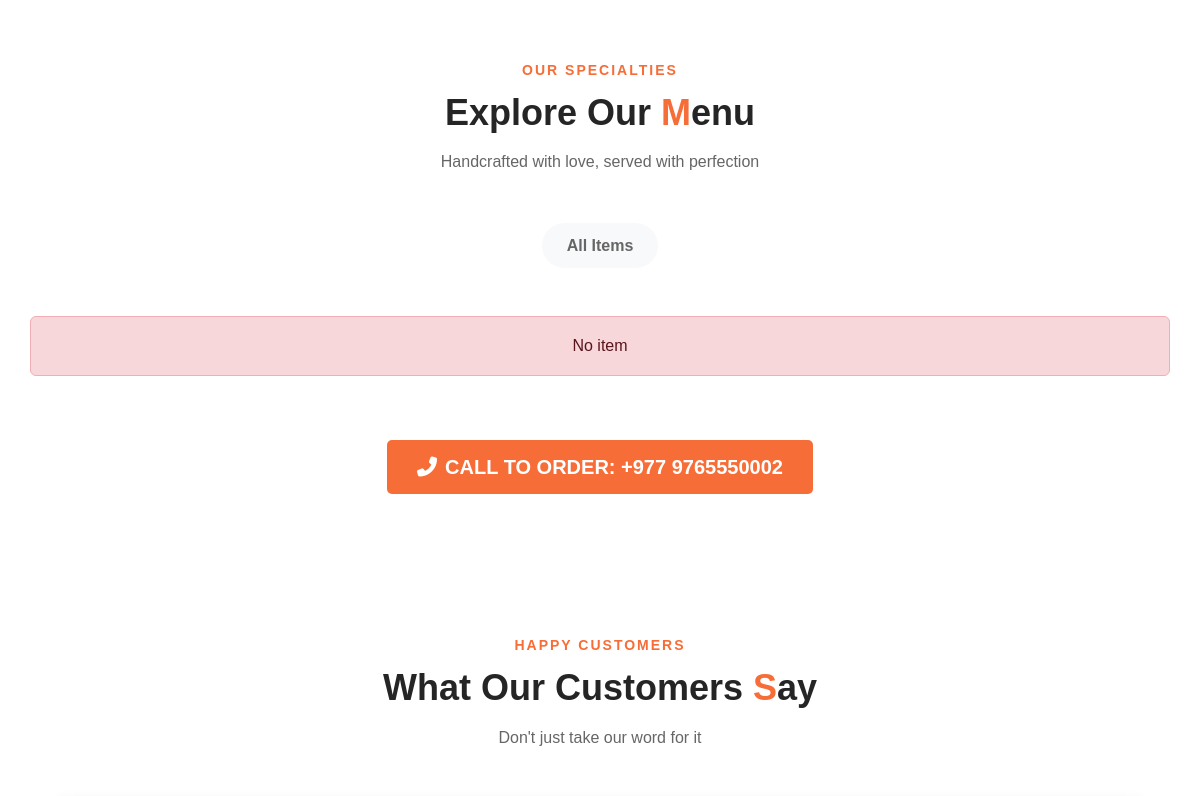
/?category=1 (middle part), run on an earlier commit of the app's database.
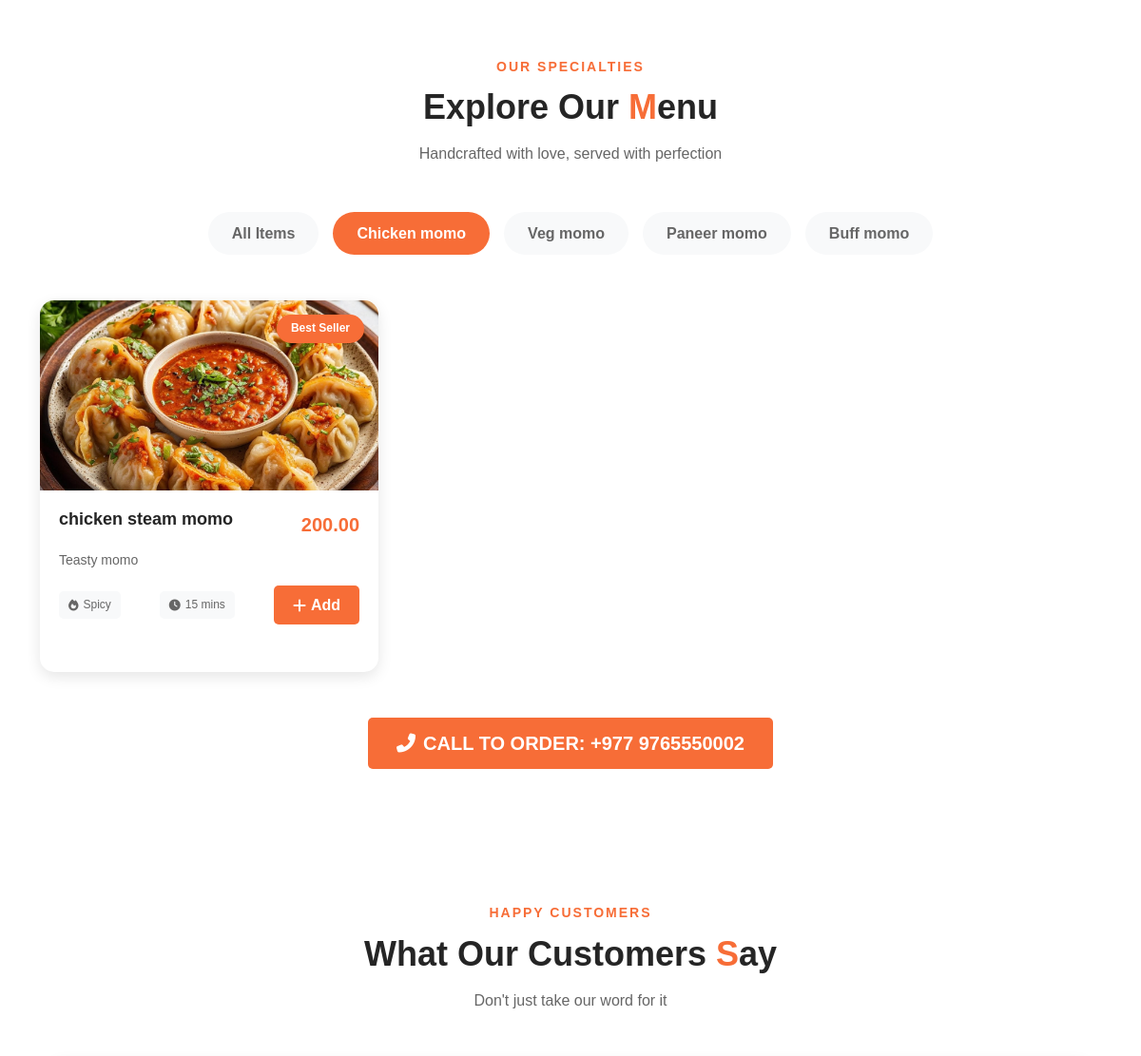
And on a later commit of the database.
### momo_app/models.py (models this page shows, shortened)
class Category(models.Model):
    title=models.CharField(max_length=200)
    image=models.ImageField(upload_to='category_images',null=True)

class Momo(models.Model):
    name=models.CharField(max_length=200)
    category=models.ForeignKey(Category,on_delete=models.CASCADE,related_name='items',null=True)
    desc=models.TextField()
    image=models.ImageField(upload_to='images')
    price=models.DecimalField(max_digits=8,decimal_places=2)
    is_available=models.BooleanField(default=True)
    create_at=models.DateField(auto_now_add=True)
    update_at=models.DateField(auto_now=True)

### momo_app/views.py (the view, shortened to what this page needs)
# urls.py: path('',index, name='index'),
def index(request):
    category=Category.objects.all()
    cateid=request.GET.get('category')
    if cateid=='all':
        momo=Momo.objects.filter(is_available=True)
    elif cateid:
        momo=Momo.objects.filter(is_available=True,category=cateid)
    else:
        momo=Momo.objects.filter(is_available=True)
    context={'category':category,
             'momo':momo
             }
    return render(request,'momo_app/index.html',context)

### momo_app/current.py (called while the page is built)
def current_time(request):
    return {'date':datetime.now()}

### momo_app/templates/momo_app/index.html (shortened to what this page needs)
{% extends "base.html" %}
{% load static %}
{% block css %}
<link rel="stylesheet" href="{% static 'css/style.css' %}">
{% endblock css %}
{% block content %}
<section id="menu" class="menu-section section-padding">
   <div class="container">
      <div class="section-header text-center mb-5">
         <span class="section-subtitle">Our Specialties</span>
         <h2 class="section-title">Explore Our <span class="text-orange">M</span>enu</h2>
         <p class="section-description">Handcrafted with love, served with perfection</p>
      </div>
      <div class="menu-categories mb-5">
         <a href="?category=all#menu"><button class="category-btn   "data-filter="all">All Items</button></a>
         {% for i in category %}
         <a href="?category={{i.id}}#menu"><button class="category-btn {% if request.GET.category == i.id|stringformat:'s' %}
           active
         {% endif %}"> {{i.title}} momo</button></a>
         {% endfor %}
      </div>
      <div class="row menu-grid">
         {% for i in momo %}
         <div class="col-lg-4 col-md-6 menu-item" data-category="buff">
            <div class="menu-card">
               <div class="menu-image">
                  <img src="{{i.image.url}}" alt="Buff Steam Momo">
                  <span class="menu-badge">Best Seller</span>
               </div>
               <div class="menu-content">
                  <div class="menu-header">
                     <h4>{{i.name}}</h4>
                     <span class="menu-price">{{i.price}}</span>
                  </div>
                  <p>{{i.desc}}</p>
                  <div class="menu-footer">
                     <span class="menu-tag"><i class="fas fa-fire"></i> Spicy</span>
                     <span class="menu-tag"><i class="fas fa-clock"></i> 15 mins</span>
                     <button class="add-to-cart" data-item="Buff Steam Momo" data-price="120">
                        <i class="fas fa-plus"></i> Add
                     </button>
                  </div>
               </div>
            </div>
         </div>
         {% empty %}
         <p class="alert alert-danger text-center">No item</p>
         {% endfor %}
      </div>
      <div class="text-center mt-5">
         <a href="" class="btn btn-primary btn-lg">
            <i class="fas fa-phone-alt me-2"></i> Call to Order: +977 9765550002
         </a>
      </div>
   </div>
</section>
<section id="testimonials" class="testimonials-section section-padding">
   <div class="container">
      <div class="section-header text-center mb-5">
         <span class="section-subtitle">Happy Customers</span>
         <h2 class="section-title">What Our Customers <span class="text-orange">S</span>ay</h2>
         <p class="section-description">Don't just take our word for it</p>
      </div>
   </div>
</section>
{% endblock content %}

### momo_app/templates/base.html (shortened to what this page needs)
<!DOCTYPE html>
{% load static %}
<html lang="en">
<head>
   <link href="https://cdn.jsdelivr.net/npm/bootstrap@5.3.0/dist/css/bootstrap.min.css" rel="stylesheet">
   <link rel="stylesheet" href="https://cdnjs.cloudflare.com/ajax/libs/fancybox/2.1.5/jquery.fancybox.min.css">
   <link href="https://unpkg.com/aos@2.3.1/dist/aos.css" rel="stylesheet">
   <link rel="stylesheet" href="{% static 'css/style.css' %}">
   <link rel="stylesheet" href="https://cdnjs.cloudflare.com/ajax/libs/font-awesome/6.7.0/css/all.min.css"
 />{% block css %}
   {% endblock css %}
   <link rel="stylesheet" href="https://cdn.jsdelivr.net/npm/intl-tel-input@29.2.2/dist/css/intlTelInput.css">
</head>
<body>
   {% block content %}
   {% endblock content %}
</body>
</html>

### momo_app/static/css/style.css (style rules this page uses)
:root { --primary-color: #f76d37; --secondary-color: #252525; --text-color: #333; --light-bg: #f8f9fa; --dark-bg: #1a1a1a; --white: #ffffff; --success-color: #28a745; --warning-color: #ffc107; }
* { margin: 0; padding: 0; box-sizing: border-box; }
html { scroll-behavior: smooth; scroll-padding-top: 80px; }
body { font-family: 'Poppins', sans-serif; color: var(--text-color); line-height: 1.6; overflow-x: hidden; background-color: var(--white); }
.section-padding { padding: 80px 0; }
.text-orange { color: var(--primary-color); }
.btn { padding: 12px 30px; border-radius: 5px; font-weight: 600; text-transform: uppercase; transition: all 0.3s ease; border: none; cursor: pointer; display: inline-flex; align-items: center; justify-content: center; }
.btn-primary { background: var(--primary-color); color: var(--white); }
.section-header { margin-bottom: 50px; }
.section-subtitle { color: var(--primary-color); font-weight: 600; text-transform: uppercase; letter-spacing: 2px; font-size: 14px; display: block; margin-bottom: 10px; }
.section-title { font-size: 36px; font-weight: 700; margin-bottom: 15px; color: var(--secondary-color); }
.section-description { color: #666; font-size: 16px; max-width: 600px; margin: 0 auto; }
.menu-categories { display: flex; justify-content: center; gap: 15px; flex-wrap: wrap; margin-bottom: 40px; }
.category-btn { padding: 10px 25px; background: var(--light-bg); border: none; border-radius: 50px; font-weight: 600; color: #666; cursor: pointer; transition: all 0.3s ease; }
.category-btn.active, .category-btn:hover { background: var(--primary-color); color: var(--white); }
.menu-card { background: var(--white); border-radius: 15px; overflow: hidden; box-shadow: 0 5px 15px rgba(0, 0, 0, 0.1); transition: all 0.3s ease; height: 100%; margin-bottom: 30px; }
.menu-image { position: relative; height: 200px; overflow: hidden; }
.menu-image img { width: 100%; height: 100%; object-fit: cover; transition: transform 0.5s ease; }
.menu-badge { position: absolute; top: 15px; right: 15px; background: var(--primary-color); color: var(--white); padding: 5px 15px; border-radius: 20px; font-size: 12px; font-weight: 600; }
.menu-content { padding: 20px; }
.menu-header { display: flex; justify-content: space-between; align-items: flex-start; margin-bottom: 10px; }
.menu-header h4 { font-size: 18px; font-weight: 600; color: var(--secondary-color); margin: 0; }
.menu-price { font-size: 20px; font-weight: 700; color: var(--primary-color); }
.menu-content p { color: #666; font-size: 14px; margin-bottom: 15px; line-height: 1.6; }
.menu-footer { display: flex; justify-content: space-between; align-items: center; flex-wrap: wrap; gap: 10px; }
.menu-tag { background: var(--light-bg); padding: 5px 10px; border-radius: 5px; font-size: 12px; color: #666; display: flex; align-items: center; gap: 5px; }
.add-to-cart { background: var(--primary-color); color: var(--white); border: none; padding: 8px 20px; border-radius: 5px; font-weight: 600; cursor: pointer; transition: all 0.3s ease; display: flex; align-items: center; gap: 5px; }
@media (min-width: 1200px) { .container { max-width: 1140px; } }
.menu-section { padding-top: 60px; padding-bottom: 60px; }

What changed in the data, as far as the page shows it:
added Category: title "Chicken"
added Category: title "Veg"
added Category: title "Paneer"
added Category: title "Buff"
added Momo: image (picture), name "chicken steam momo", price "200.00", desc "Teasty momo"
Also different on the page:
text no longer shown: "No item"
